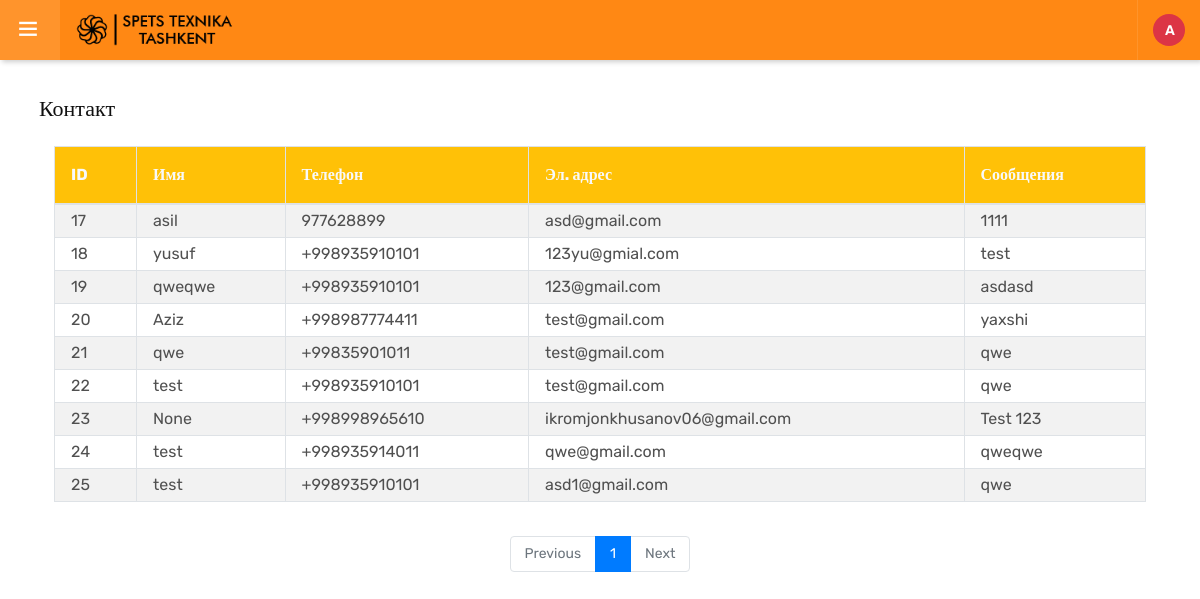
The app's page /dashboard/contact/ (signed in) with its own data.
### core/models.py (models this page shows, shortened)
class Contact(models.Model):
    name = models.CharField(max_length=100, null=True)
    phone = models.CharField("phone", max_length=20,
                             )
    email = models.EmailField(max_length=70)
    messages = models.TextField(max_length=500)

### dashboard/views.py (the view)
# urls.py: path('contact/', ContactCreateAPIView.as_view(), name='contact'),
@login_required(login_url='dashboard:login')
def contact(request):
    queryset = Contact.objects.all()
    paginator = Paginator(queryset, 10)
    page_number = request.GET.get('page')
    page_obj = paginator.get_page(page_number)
    return render(request, 'dashboard/contact.html', context={"queryset": queryset, 'page_obj': page_obj})

### templates/dashboard/contact.html
{% extends "base.html" %}
{% load crispy_forms_tags %}
{% block body %}
<div class="container">
    <div class="row">
        <div class="col-xl-12 col-md-12 col-sm-12 col-12 flex ai-center mb-2 px-4">
            <h4>Контакт</h4>
        </div>
    </div>
    {% if queryset %}
    <div class="col-12 px-4">
        <table class="slide table table-striped table-bordered mb-4 rounded-2">
            <thead class="table-bordered bg-warning">
                <tr>
                    <th class="py-1 px-3 text-light py-3">ID</th>
                    <th class="py-1 px-3 text-light py-3">Имя</th>
                    <th class="py-1 px-3 text-light py-3">Телефон</th>
                    <th class="py-1 px-3 text-light py-3">Эл. адрес</th>
                    <th class="py-1 px-3 text-light py-3">Сообщения</th>
                </tr>
            </thead>
            <tbody>
                {% for object in page_obj %}
                    <tr>
                        <td class="py-1 px-3">
                            {{ object.id }}
                        </td>
                        <td class="py-1 px-3">
                            {{ object.name }}
                        </td>
                        <td class="py-1 px-3">
                            {{ object.phone }}
                        </td>
                        <td class="py-1 px-3">
                            {{ object.email }}
                        </td>
                        <td class="py-1 px-3">
                            {{ object.messages }}
                        </td>
                    </tr>
                {% endfor %}
            </tbody>
        </table>
    </div>
        {% include "dashboard/includes/page_obj.html" %}
    {% else %}
        <h1 class="slide alert alert-danger">Не найден Контакт</h1>
    {% endif %}
</div>
{% endblock %}

### staticfiles/assets/css/typography.css (style rules this page uses)
body { background-color: #fff; font-family: Rubik; font-size: 16px; font-weight: 400; color:#505050; padding: 0; margin: 0; overflow-x: hidden; -webkit-font-smoothing: antialiased; font-smoothing: antialiased; -moz-osx-font-smoothing: grayscale; scroll-behavior: smooth; }
table { background-color: transparent; width: 100%; }
table thead th { color: #333; }
table td { padding: 15px 10px; }
p, address, pre, hr, ul, ol, dl, dd, table { margin-bottom: 24px; }
h1, h2, h3, h4, h5, h6 { color: #111111; font-family: rubik; margin-top:0; }
h4 { font-size: 22px; line-height: 28px; margin-bottom: 15px; font-weight: 500; }

### staticfiles/assets/css/color/color-1.css (style rules this page uses)
:root { --primary: #4c1864; --sc-primary: #4d0a91; }

### staticfiles/assets/css/shortcodes/breadcrumb.css (style rules this page uses)
.table > tbody > tr > td, .table > tbody > tr > th, .table > tfoot > tr > td, .table > tfoot > tr > th, .table > thead > tr > td, .table > thead > tr > th { padding: 10px; }

### records on screen
Contact: id "17", name "asil", phone "977628899", email "asd@gmail.com", messages "1111"
Contact: id "18", name "yusuf", phone "+998935910101", email "123yu@gmial.com", messages "test"
Contact: id "19", name "qweqwe", phone "+998935910101", email "123@gmail.com", messages "asdasd"
Contact: id "20", name "Aziz", phone "+998987774411", email "test@gmail.com", messages "yaxshi"
Contact: id "21", name "qwe", phone "+99835901011", email "test@gmail.com", messages "qwe"
Contact: id "22", name "test", phone "+998935910101", email "test@gmail.com", messages "qwe"
Contact: id "23", name "None", phone "+998998965610", email "ikromjonkhusanov06@gmail.com", messages "Test 123"
Contact: id "24", name "test", phone "+998935914011", email "qwe@gmail.com", messages "qweqwe"
Contact: id "25", name "test", phone "+998935910101", email "asd1@gmail.com", messages "qwe"

### other values on screen
{{ i }} "1"
